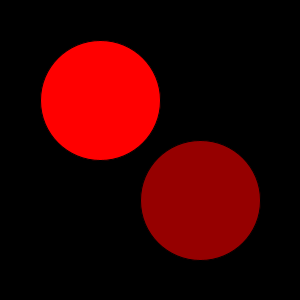
Frame 1 (no input)
Frame 60 (the mouse pressed at the canvas centre just before this capture): identical to frame 1, image omitted
Frame 120 (the mouse held since frame 60 and released just before this capture): identical to frame 1, image omitted

The Processing sketch that drew this single still picture (run headless with seeded random() and noise(); from frame 60 on, the mouse is pressed at the canvas centre):

// Processing sketch: ex11_06
// ── ex11_06.pde
// 원을 두 개 생성

void setup() {
  size(300, 300);
}

void draw() {
  background(0);
  display(100.5, 100.5, 255, 120.5);
  display(200.5, 200.5, 150, 120.5);
}

void display(float x, float y, int c, float d) {
  fill(c, 0, 0);
  ellipse(x, y, d, d);
}
